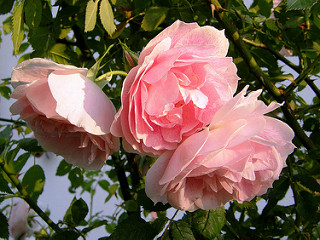
#> input picture notebooks/data/images/roses.jpg, 320 x 240 px
$ jupyter execute 03_histogram_equalization_box_plot.ipynb
#> lines starting #> are read from the running program, lines starting #| are printed output that depends on the picture
[cell 1]
import os
import cv2
import numpy as np
import pandas as pd
import seaborn as sns
import matplotlib.pyplot as plt

image_path = os.path.join(os.getcwd(), 'data', 'images', 'roses.jpg')

# Load the image
image = cv2.imread(image_path)
#> image is the input picture: shape (240, 320, 3); mean B, G, R 80.2, 94.8, 116.4

# Convert to HLS color space (Hue, Lightness, Saturation)
hls_image = cv2.cvtColor(image, cv2.COLOR_BGR2HLS)
#> hls_image: shape (240, 320, 3); mean of channels 0, 1, 2 69.7, 99.8, 154

# Extract the lightness channel
lightness_channel = hls_image[:, :, 1]
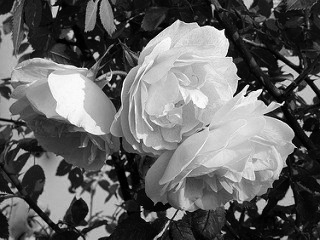
#> lightness_channel: shape (240, 320); min 0, max 255, mean 99.8

# Flatten the array to create a 1D array of lightness values
lightness_values = lightness_channel.flatten()

# Create a DataFrame for easier plotting
df = pd.DataFrame(lightness_values, columns=['Lightness'])
#> df = table of 76800 rows and 1 columns

# Create a box plot using Seaborn
plt.figure(figsize=(8, 6))
sns.boxplot(y='Lightness', data=df, color='lightblue')
plt.title('Box Plot of Lightness Values')
plt.ylabel('Lightness Value')
plt.grid(axis='y')
plt.show()
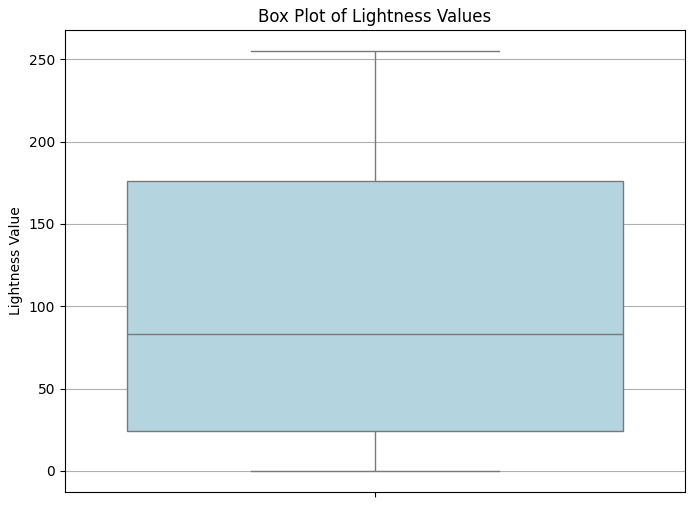
#> figure drawn by matplotlib, 1 panel

$ run again, with notebooks/data/images/blue_band.jpg copied over notebooks/data/images/roses.jpg
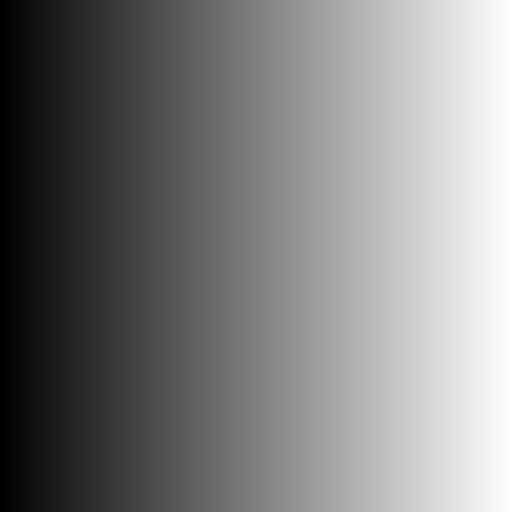
#> input picture notebooks/data/images/blue_band.jpg, 512 x 512 px
#> image is the input picture: shape (512, 512, 3); min 0, max 255, mean 127
#> hls_image: shape (512, 512, 3); mean of channels 0, 1, 2 0, 127, 0
#> df = table of 262144 rows and 1 columns
#> `plt.show()`:
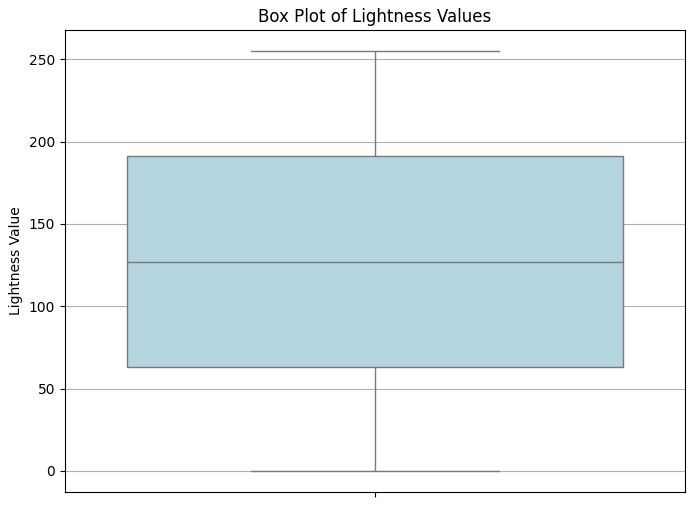
#> figure drawn by matplotlib, 1 panel

$ run again, with notebooks/data/images/color_darkened.jpg copied over notebooks/data/images/roses.jpg
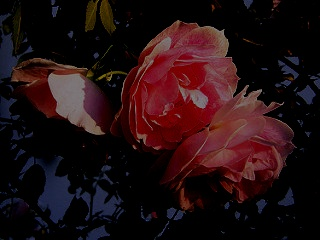
#> input picture notebooks/data/images/color_darkened.jpg, 320 x 240 px
#> image is the input picture: shape (240, 320, 3); mean B, G, R 17.5, 15.1, 34.8
#> hls_image: shape (240, 320, 3); mean of channels 0, 1, 2 63.2, 25.5, 135.6
#> `lightness_channel = hls_image[:, :, 1]`:
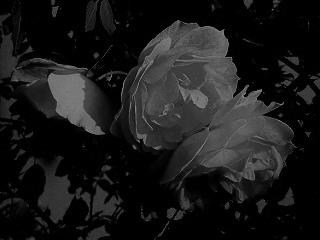
#> lightness_channel: shape (240, 320); min 0, max 139, mean 25.5
#> df = table of 76800 rows and 1 columns
#> `plt.show()`:
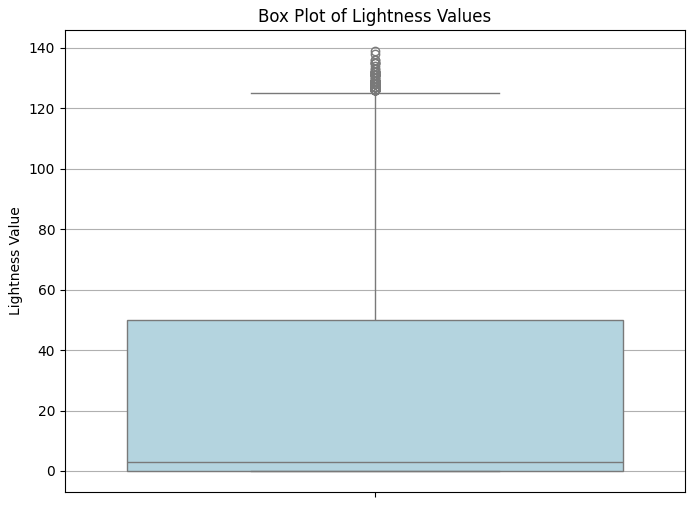
#> figure drawn by matplotlib, 1 panel
